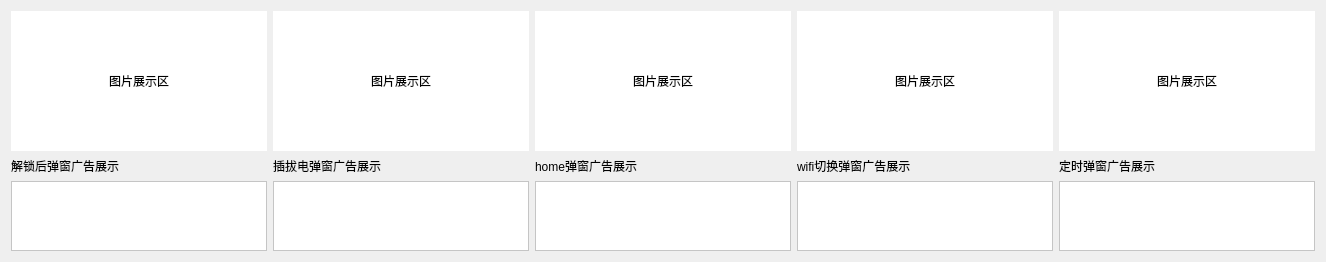
         <widget class="QWidget" name="tab_12">
          <attribute name="title">
           <string>广告截图页</string>
          </attribute>
          <layout class="QHBoxLayout" name="horizontalLayout_19">
           <item>
            <layout class="QVBoxLayout" name="verticalLayout_71" stretch="8,0,1">
             <item>
              <layout class="QVBoxLayout" name="verticalLayout_72">
               <item>
                <widget class="QLabel" name="unlock_ad_img_2">
                 <property name="styleSheet">
                  <string notr="true">background-color: rgb(255, 255, 255);</string>
                 </property>
                 <property name="text">
                  <string>图片展示区</string>
                 </property>
                 <property name="alignment">
                  <set>Qt::AlignCenter</set>
                 </property>
                </widget>
               </item>
              </layout>
             </item>
             <item>
              <widget class="QLabel" name="label_34">
               <property name="text">
                <string>解锁后弹窗广告展示</string>
               </property>
              </widget>
             </item>
             <item>
              <widget class="QTextBrowser" name="unlock_ad_path_2">
               <property name="styleSheet">
                <string notr="true">background-color: rgb(255, 255, 255);</string>
               </property>
              </widget>
             </item>
            </layout>
           </item>
           <item>
            <layout class="QVBoxLayout" name="verticalLayout_73" stretch="8,0,1">
             <item>
              <layout class="QVBoxLayout" name="verticalLayout_74">
               <item>
                <widget class="QLabel" name="charge_ad_img_2">
                 <property name="styleSheet">
                  <string notr="true">background-color: rgb(255, 255, 255);</string>
                 </property>
                 <property name="text">
                  <string>图片展示区</string>
                 </property>
                 <property name="alignment">
                  <set>Qt::AlignCenter</set>
                 </property>
                </widget>
               </item>
              </layout>
             </item>
             <item>
              <widget class="QLabel" name="label_32">
               <property name="text">
                <string>插拔电弹窗广告展示</string>
               </property>
              </widget>
             </item>
             <item>
              <widget class="QTextBrowser" name="charge_ad_path_2">
               <property name="styleSheet">
                <string notr="true">background-color: rgb(255, 255, 255);</string>
               </property>
              </widget>
             </item>
            </layout>
           </item>
           <item>
            <layout class="QVBoxLayout" name="verticalLayout_75" stretch="8,0,1">
             <item>
              <layout class="QVBoxLayout" name="verticalLayout_76">
               <item>
                <widget class="QLabel" name="home_ad_img_2">
                 <property name="styleSheet">
                  <string notr="true">background-color: rgb(255, 255, 255);</string>
                 </property>
                 <property name="text">
                  <string>图片展示区</string>
                 </property>
                 <property name="alignment">
                  <set>Qt::AlignCenter</set>
                 </property>
                </widget>
               </item>
              </layout>
             </item>
             <item>
              <widget class="QLabel" name="label_42">
               <property name="text">
                <string>home弹窗广告展示</string>
               </property>
              </widget>
             </item>
             <item>
              <widget class="QTextBrowser" name="home_ad_path_2">
               <property name="styleSheet">
                <string notr="true">background-color: rgb(255, 255, 255);</string>
               </property>
              </widget>
             </item>
            </layout>
           </item>
           <item>
            <layout class="QVBoxLayout" name="verticalLayout_77" stretch="8,0,1">
             <item>
              <layout class="QVBoxLayout" name="verticalLayout_78">
               <item>
                <widget class="QLabel" name="wifi_ad_img_2">
                 <property name="styleSheet">
                  <string notr="true">background-color: rgb(255, 255, 255);</string>
                 </property>
                 <property name="text">
                  <string>图片展示区</string>
                 </property>
                 <property name="alignment">
                  <set>Qt::AlignCenter</set>
                 </property>
                </widget>
               </item>
              </layout>
             </item>
             <item>
              <widget class="QLabel" name="label_36">
               <property name="text">
                <string>wifi切换弹窗广告展示</string>
               </property>
              </widget>
             </item>
             <item>
              <widget class="QTextBrowser" name="wifi_ad_path_2">
               <property name="styleSheet">
                <string notr="true">background-color: rgb(255, 255, 255);</string>
               </property>
              </widget>
             </item>
            </layout>
           </item>
           <item>
            <layout class="QVBoxLayout" name="verticalLayout_79" stretch="8,0,1">
             <item>
              <layout class="QVBoxLayout" name="verticalLayout_80">
               <item>
                <widget class="QLabel" name="timming_ad_img_2">
                 <property name="styleSheet">
                  <string notr="true">background-color: rgb(255, 255, 255);</string>
                 </property>
                 <property name="text">
                  <string>图片展示区</string>
                 </property>
                 <property name="alignment">
                  <set>Qt::AlignCenter</set>
                 </property>
                </widget>
               </item>
              </layout>
             </item>
             <item>
              <widget class="QLabel" name="label_38">
               <property name="text">
                <string>定时弹窗广告展示</string>
               </property>
              </widget>
             </item>
             <item>
              <widget class="QTextBrowser" name="timming_ad_path_2">
               <property name="styleSheet">
                <string notr="true">background-color: rgb(255, 255, 255);</string>
               </property>
              </widget>
             </item>
            </layout>
           </item>
          </layout>
         </widget>
